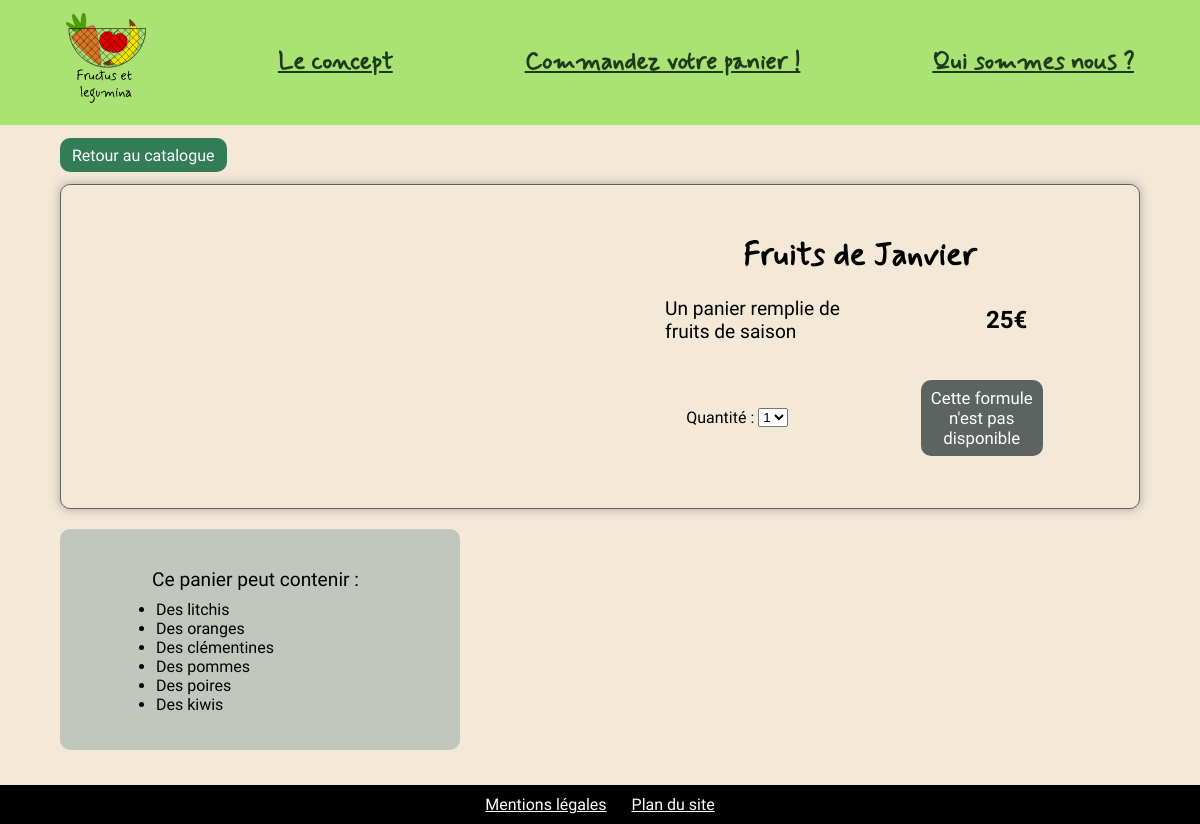
Screenshot of /article.php?id=1 with the database file from the repository.
### tables this page shows
create table if not exists `203_formules` (
    `id_formule` bigint primary key auto_increment,
    `nom_formule` tinytext,
    `prix` tinyblob,
    `periode` tinyblob,
     
    `description_formule` mediumtext
);

create table if not exists `203_ingredients` (
    `id_ingredient` bigint primary key auto_increment,
    `nom_ingredient` tinytext,
    `type` int,
     
    `saison` int,
     
    `description_ingredient` mediumtext
);

### article.php (the view, shortened to what this page needs)
<!DOCTYPE html>
<html lang="fr">
<head>
    <link rel="stylesheet" href="style.css">
</head>
<body>
    <header>
        <nav id="navigation">
            <a href="./index.php" class="logo"><img src="./photos/logo.svg" alt="Accueil"></a>
            <a href="./concept.php">Le concept</a>
            <a href="./catalogue.php">Commandez votre panier&nbsp;!</a>
            <a href="./quisommesnous.php">Qui sommes nous&nbsp;?</a>
        </nav>
    </header>
    <?php
    if ($_GET['id']) {
        require('./bdconnect.php');
        $requete = "SELECT * FROM `203_formules` where id_formule = " . $_GET['id'] . ";";
        $stmt = $db->query($requete);
        $result = $stmt->fetch(PDO::FETCH_ASSOC);
        ?>
        <div class="lien"><a class="lienFormule" href="./catalogue.php">Retour au catalogue</a></div>
        <div class="produit">
            <div class="produitTexte">
                <h1 class="top titre" id="top">
                    <?= $result["nom_formule"]; ?>
                </h1>
                <p>
                    <?= $result['description_formule']; ?>
                </p>
                <p class="prix">
                    <?= $result['prix']; ?>€
                </p>
                <div class="quantite">
                    <label for="quantite">Quantité :&nbsp;</label>
                    <select name="quantite" id="quantite">
                        <option value="1">1</option>
                    </select>
                </div>
                <?php
                if ($result["periode"] == date("m")) {
                    echo ('<div class="lien"><button class="lienFormule panier" id="' . $result["id_formule"] . '">Ajouter au panier</button></div>');
                } else {
                    echo ('<div class="lien"><p class="indisponible">Cette formule n\'est pas disponible</p></div>');
                }
                ?>
            </div>
        </div>
        <div class="dansPanier achat">
            <p>Ce panier peut contenir :</p>
            <ul>
                <?php
                $requete = "SELECT * FROM `zarka_resaweb`.`203_ingredients` i inner join `zarka_resaweb`.`203_ingredients_formule` fi on i.id_ingredient = fi.ext_id_ingredient where fi.ext_id_formule = " . $result["id_formule"] . " ORDER BY i.type ASC";
                $stmt = $db->query($requete);
                $result = $stmt->fetchAll(PDO::FETCH_ASSOC);
                foreach ($result as $key => $element) {
                    $ingredient = "Des " . str_replace("L'", "", str_replace("La ", "", str_replace("Le ", "", $element["nom_ingredient"])));
                    if (substr($ingredient, -1) != "x") {
                        if (substr($ingredient, -1) == "u") {
                            $ingredient .= "x";
                        } else {
                            $ingredient .= "s";
                        }
                    }
                    echo ("<li>" . $ingredient . "</li>");
                }
                ?>
            </ul>
        </div>
    <?php } else {
        header('Location: ./catalogue.php');
        exit;
    } ?>
    <footer><a href="./mentionslegales.php">Mentions légales</a><a href="./planSite.php">Plan du site</a></footer>
</body>
</html>

### style.css (style rules this page uses)
*, *::before, *::after { box-sizing: border-box; }
html, body { width: 100%; margin: 0; font-family: 'Roboto', sans-serif; }
html { scroll-behavior: smooth; }
body { margin-top: 125px; background-color: #f4e9d7; }
p { font-size: 1.2rem; width: 60%; margin-right: auto; margin-left: auto; }
nav { top: 0; display: flex; background-color: #AAE273; position: fixed; z-index: 300; width: 100%; overflow: hidden; height: 125px; }
nav img { width: 80px; }
nav a { font-size: 1.5rem; text-align: center; color: #1E3C1D; font-weight: bold; align-self: center; transition: 0.8s; border-radius: 10px; margin: 5px auto; padding: 10px 15px; font-family: Mynerve; }
.titre { margin-right: auto; margin-left: auto; width: 300px; text-align: center; font-size: 2rem; font-family: Mynerve; }
.top { padding-top: 15px; margin-top: 0px; }
footer { background-color: black; padding: 10px; display: flex; justify-content: center; gap: 25px; }
footer a { color: white; display: block; }
.lienFormule { text-decoration: none; color: white; background-color: #327D58; cursor: pointer; border-radius: 10px; padding: 7.5px 12px; transition: 0.5s; width: -webkit-fit-content; width: -moz-fit-content; width: fit-content; text-align: center; }
.prix { font-weight: 700; text-align: center; font-size: 1.5rem; }
.produit { display: flex; flex-direction: row-reverse; flex-wrap: wrap; padding: 20px; border: rgb(96, 96, 96) solid 1px; box-shadow: 0px 0px 10px 1px rgba(119, 119, 119, 0.5); -moz-box-shadow: 0px 0px 10px 1px rgba(119, 119, 119, 0.5); -webkit-box-shadow: 0px 0px 10px 1px rgba(119, 119, 119, 0.5); border-radius: 10px; width: 90%; margin-right: auto; margin-left: 5%; justify-content: center; min-width: 390px; margin-bottom: 20px; }
.produit>*:not(img) { width: 50%; }
.lien { margin-bottom: 20px; height: -webkit-fit-content; height: -moz-fit-content; height: fit-content; margin-left: 5%; padding-top: 20px; }
.produitTexte { display: flex; flex-wrap: wrap; padding: 15px; justify-content: space-around; align-items: center; gap: 20px 0; min-width: 350px; }
.produitTexte>* { margin: 0; }
.produitTexte h1 { width: 100%; text-align: center; height: -webkit-fit-content; height: -moz-fit-content; height: fit-content; }
.produitTexte p:not(.lienFormule) { width: 50%; padding-left: 50px; }
.produitTexte div { justify-content: center; display: flex; width: 50%; padding: 0; }
.indisponible { text-decoration: none; color: white; background-color: #5c6360; border-radius: 10px; padding: 7.5px 12px; transition: 0.5s; width: -webkit-fit-content; width: -moz-fit-content; width: fit-content; text-align: center; padding: 8px !important; font-size: 1.05rem; }
ul { width: 80%; margin-right: auto; margin-left: auto; margin-top: -10px; }
.dansPanier { background-color: #c1c7bf; padding: 20px; border-radius: 10px; width: 45%; min-width: 400px; max-width: 500px; }
.achat { min-width: 390px; max-width: 400px; margin-left: 5%; margin-bottom: 35px; }

### rows the page displays
203_formules: nom_formule "Fruits de Janvier", description_formule "Un panier remplie de fruits de saison", prix "25"
203_ingredients: nom_ingredient "Des litchis"
203_ingredients: nom_ingredient "Des oranges"
203_ingredients: nom_ingredient "Des clémentines"
203_ingredients: nom_ingredient "Des pommes"
203_ingredients: nom_ingredient "Des poires"
203_ingredients: nom_ingredient "Des kiwis"
